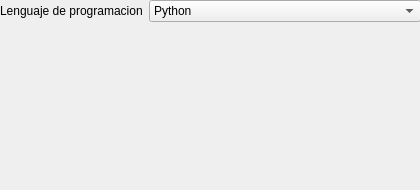
<?xml version="1.0" encoding="UTF-8"?>
<ui version="4.0">
 <class>Lenguajes</class>
 <widget class="QDialog" name="Lenguajes">
  <property name="geometry">
   <rect>
    <x>0</x>
    <y>0</y>
    <width>420</width>
    <height>190</height>
   </rect>
  </property>
  <property name="minimumSize">
   <size>
    <width>420</width>
    <height>190</height>
   </size>
  </property>
  <property name="maximumSize">
   <size>
    <width>420</width>
    <height>190</height>
   </size>
  </property>
  <property name="windowTitle">
   <string>Seleccion Lenguaje</string>
  </property>
  <widget class="QWidget" name="verticalLayoutWidget">
   <property name="geometry">
    <rect>
     <x>0</x>
     <y>0</y>
     <width>421</width>
     <height>191</height>
    </rect>
   </property>
   <layout class="QVBoxLayout" name="lay_ver_principal">
    <item>
     <layout class="QFormLayout" name="lay_frm_entrada">
      <item row="0" column="0">
       <widget class="QLabel" name="lbl_seleccion_lenguajes">
        <property name="text">
         <string>Lenguaje de programacion</string>
        </property>
       </widget>
      </item>
      <item row="0" column="1">
       <widget class="QComboBox" name="cbx_lenguajes">
        <item>
         <property name="text">
          <string>Python</string>
         </property>
        </item>
        <item>
         <property name="text">
          <string>C</string>
         </property>
        </item>
        <item>
         <property name="text">
          <string>Go</string>
         </property>
        </item>
        <item>
         <property name="text">
          <string>C++</string>
         </property>
        </item>
        <item>
         <property name="text">
          <string>Rust</string>
         </property>
        </item>
        <item>
         <property name="text">
          <string>JavaScript</string>
         </property>
        </item>
       </widget>
      </item>
      <item row="1" column="0" colspan="2">
       <layout class="QFormLayout" name="lay_hor_secundario">
        <item row="0" column="0">
         <widget class="QLabel" name="lbl_seleccion">
          <property name="text">
           <string/>
          </property>
         </widget>
        </item>
       </layout>
      </item>
     </layout>
    </item>
   </layout>
  </widget>
 </widget>
 <resources/>
 <connections/>
</ui>
